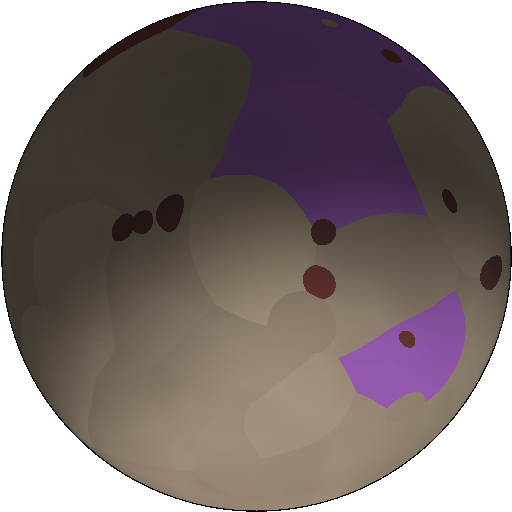
#> input picture data/planet_images/v4_08de921d7987d2dd922f691c8e07b099602782a480dc18daed42751c978fc90a.png, 512 x 512 px
$ python ship_sprite_cut.py ../data/planet_images/v4_08de921d7987d2dd922f691c8e07b099602782a480dc18daed42751c978fc90a.png
#> lines starting #> are read from the running program, lines starting #| are printed output that depends on the picture
### tools/process_ship.py
# -*- coding: utf-8 -*-
# Обработка кораблей Juggernaut XL: вырезание фона ПО ЦВЕТУ (фон ровный тёмный ~21,23,26),
# кадрирование, вписывание в 200x200, нормализация ориентации (нос вправо), сглаживание границ.
# Использование: python process_ship.py <in.png> <out.png> [--no-orient] [--smooth N] [--canvas N]
#                [--bg-dark N] [--keep-warm] [--keep-parts]
import sys
from PIL import Image, ImageOps
import numpy as np
from scipy import ndimage

CANVAS = 200
PAD = 6
BG_TOL = 40  # допуск расстояния до цвета фона

# --canvas N: финальный размер кандидата (200 — полный, 100 — эскиз 98c:
# быстрее и легче, ловит форму/стиль до полного прогона).
if '--canvas' in sys.argv:
    i = sys.argv.index('--canvas')
    CANVAS = int(sys.argv[i + 1])

NO_ORIENT = '--no-orient' in sys.argv
SMOOTH = 2
# --bg-dark N: вырезать фон ПО ЯРКОСТИ (всё, что темнее порога N) вместо цвета углов.
# Нужно для живописных аватаров, где фон — тёмный градиент, а не ровный цвет.
BG_DARK = None
if '--bg-dark' in sys.argv:
    i = sys.argv.index('--bg-dark')
    BG_DARK = int(sys.argv[i + 1])

# --keep-warm: НЕ вырезать «тёплые» пиксели (кожа/лицо), даже если близки к фону.
# Решает вырезание одежды цвета фона у портретов людей.
KEEP_WARM = '--keep-warm' in sys.argv

# --keep-parts: сохранять не только крупнейший компонент, но и отделённые тёмным
# швом детали (крыло/спутник/модуль): площадь >= 8 % крупнейшего и центр в
# пределах 0.6 высоты его bbox. По умолчанию выключено (студия зовёт без флага).
KEEP_PARTS = '--keep-parts' in sys.argv
KEEP_PARTS_MIN_SHARE = 0.08
KEEP_PARTS_MARGIN = 0.6


def is_warm_rgb(r, g, b):
    """Тёплый тон (кожа/лицо): R > B и R заметно доминирует. Массив-безопасно."""
    return (r - b > 18) & (r > 60)


def estimate_background(arr):
    """Робастная модель фона: квадратичная поверхность (плоскость/градиент/
    виньетка), подогнанная по периметру кадра (внешние 5 % ширины/высоты).
    Ровный тёмный фон даёт почти константу — результат совпадает со старой
    оценкой по углам; светлый неоднородный фон (градиент) описывается
    поверхностью, и вырез не «съедает» светлый корпус. Двухпроходный
    МНК-фит с отбрасыванием 15 % выбросов (детали корпуса, задевшие рамку)."""
    h, w, _ = arr.shape
    m = max(4, int(0.05 * min(h, w)))
    ring = np.zeros((h, w), bool)
    ring[:m, :] = ring[-m:, :] = True
    ring[:, :m] = ring[:, -m:] = True
    ys, xs = np.nonzero(ring)
    xn = (xs - w * 0.5) / (w * 0.5)
    yn = (ys - h * 0.5) / (h * 0.5)
    terms = np.column_stack([np.ones(ys.size), xn, yn, xn * xn, yn * yn, xn * yn])
    coef = np.zeros((3, 6))
    for ch in range(3):
        y = arr[:, :, ch][ring].astype(np.float64)
        c, *_ = np.linalg.lstsq(terms, y, rcond=None)
        res = np.abs(y - terms @ c)
        keep = res <= np.percentile(res, 85)
        if keep.sum() >= 12:
            c, *_ = np.linalg.lstsq(terms[keep], y[keep], rcond=None)
        coef[ch] = c
    xs_all = np.arange(w, dtype=np.float64)
    ys_all = np.arange(h, dtype=np.float64)
    xn2 = ((xs_all - w * 0.5) / (w * 0.5))[None, :]
    yn2 = ((ys_all - h * 0.5) / (h * 0.5))[:, None]
    plane = np.empty((h, w, 3), np.float32)
    for ch in range(3):
        a, b, cc, d, e, f = coef[ch]
        plane[:, :, ch] = (a + b * xn2 + cc * yn2 + d * xn2 * xn2 + e * yn2 * yn2 + f * xn2 * yn2).astype(np.float32)
    return plane


# [36 lines left out: functions remove_bg_by_color, remove_bg_by_dark, remove_bg_with_keep_warm, not called in this run]


def keep_largest_component(img, keep_parts=False):
    """Оставить только крупнейший связный компонент, остальное -> прозрачное.
    С keep_parts=True дополнительно оставляются детали, отделённые тёмным швом
    (крыло/спутник/модуль): площадь >= 8 % крупнейшего и центр в пределах
    0.6 высоты его bbox. Мелкий «мусор» и далёкие обрывки вырезаются как раньше."""
    arr = np.array(img.convert('RGBA'))
    alpha = arr[:, :, 3]
    mask = alpha > 40
    if mask.sum() == 0:
        return img
    labels, num = ndimage.label(mask)
    if num <= 1:
        return img
    counts = np.bincount(labels.ravel())
    counts[0] = 0
    biggest = int(np.argmax(counts))
    keep = labels == biggest
    if keep_parts:
        ys, xs = np.where(keep)
        x0, y0, x1, y1 = xs.min(), ys.min(), xs.max(), ys.max()
        margin = KEEP_PARTS_MARGIN * (y1 - y0)
        threshold = KEEP_PARTS_MIN_SHARE * counts[biggest]
        for lb in range(1, num + 1):
            if lb == biggest or counts[lb] < threshold:
                continue
            cy, cx = ndimage.center_of_mass(mask, labels, lb)
            if x0 - margin <= cx <= x1 + margin and y0 - margin <= cy <= y1 + margin:
                keep = keep | (labels == lb)
    arr[~keep] = (0, 0, 0, 0)
    return Image.fromarray(arr)


def smooth_edges(img, radius=2):
    """Сгладить границы силуэта: закрытие (дыры) + открытие (зубцы)."""
    arr = np.array(img.convert('RGBA'))
    alpha = arr[:, :, 3]
    mask = alpha > 40
    if mask.sum() == 0:
        return img
    closed = ndimage.binary_closing(mask, structure=np.ones((radius * 2 + 1, radius * 2 + 1)))
    opened = ndimage.binary_opening(closed, structure=np.ones((radius + 1, radius + 1)))
    arr[:, :, 3] = np.where(opened, 255, 0)
    return Image.fromarray(arr)


def crop_to_content(img):
    bbox = img.getbbox()
    if bbox:
        return img.crop(bbox)
    return img


# [19 lines left out: function normalize_orientation, not called in this run]


def fit_canvas(img, canvas=CANVAS):
    return ImageOps.pad(img, (canvas, canvas), color=(0, 0, 0, 0), centering=(0.5, 0.5))


# [20 lines left out: function main, not called in this run]


# [2 lines that do not run on import are left out]

### tools/ship_sprite_cut.py
# -*- coding: utf-8 -*-
# Вырез спрайта корабля расы + нормализация (нос вправо, 200x200).
# Промотирован из tools/spike_ship_sprite_cut.py (рецепт 2026-09-21, тот же
# функционал) — вызывается арт-студией (cmd/art-studio/postproc.ShipSpriteCut).
# Фон кандидатов Juggernaut XL — почти ровный чёрный (углы ~5-10). Вырез:
#   black — порог по яркости + связность с рамкой (фон = тёмное, касающееся края);
#   color — вырез по цвету фона (process_ship.remove_bg_by_color, BG_TOL=40);
#   dark  — всё темнее порога (process_ship.remove_bg_by_dark);
#   hyst  — гистерезис по плоскости фона (tol_close/tol_wide);
#   edge  — фон с барьером по кромкам (tol/edge/edge_blur) — рецепт студии
#           (фикс 2026-09-22 «фон режет корпус насквозь»);
#   rembg — U2Net (для сравнения; art_ships.md §3.3: режет корпус).
# Метрика сравнения (compare): сколько фона осталось / сколько корпуса съедено.
# Режимы: обычный (вырез+нормализация), --orient-only (подсказка носа,
# /ships/auto), --frame-check (автопроверка кадра: край/вытянутость, джоб
# кораблей).
import argparse
import json
import math
import os
import sys

import numpy as np
from PIL import Image, ImageOps
from scipy import ndimage

sys.path.insert(0, os.path.dirname(os.path.abspath(__file__)))
import process_ship as ps  # noqa: E402

CANVAS = 200
PAD = 6


# [53 lines left out: functions black_bg_mask, remove_bg_black, fill_holes, not called in this run]


def cut_rembg(img):
    from rembg import remove
    return remove(img.convert('RGBA'))


def mask_alpha(img):
    arr = np.array(img.convert('RGBA'))
    return arr[:, :, 3] > 40, arr


def _principal_angle(al):
    """Угол главной оси силуэта (радианы, координаты изображения, y вниз)."""
    ys, xs = np.where(al)
    x = xs.astype(np.float64)
    y = ys.astype(np.float64)
    xm, ym = x.mean(), y.mean()
    cxx = ((x - xm) ** 2).mean()
    cyy = ((y - ym) ** 2).mean()
    cxy = ((x - xm) * (y - ym)).mean()
    return 0.5 * math.atan2(2.0 * cxy, cxx - cyy)


def _glow_mask(al, arr):
    """Двигательный признак: яркое насыщенное свечение (сопла/дюзы) — корма.
    Светло-серый корпус отсекается низкой насыщенностью."""
    rgb = arr[:, :, :3].astype(np.float32)
    mx = rgb.max(axis=2)
    mn = rgb.min(axis=2)
    sat = (mx - mn) / np.maximum(mx, 1.0)
    lum = 0.299 * rgb[:, :, 0] + 0.587 * rgb[:, :, 1] + 0.114 * rgb[:, :, 2]
    return al & (lum > 140.0) & (sat > 0.25)


def _engine_mass(glow_band):
    """Масса «сопел» в полосе: только компактные заполненные пятна
    (круглые дюзы), а не вытянутое стекло кабины/блики корпуса."""
    labels, num = ndimage.label(glow_band)
    mass = 0
    for lb in range(1, num + 1):
        m = labels == lb
        a = int(m.sum())
        if a < 20:
            continue
        ys, xs = np.where(m)
        bw = xs.max() - xs.min() + 1
        bh = ys.max() - ys.min() + 1
        if bw < 1 or bh < 1:
            continue
        ar = bw / float(bh)
        if 0.5 <= ar <= 2.5 and a / float(bw * bh) >= 0.45:
            mass += a
    return mass


def profile_orientation(img):
    """Геометрия корабля (детерминированно):
      1) главная ось силуэта (PCA) — поворот к горизонтали (нос по длинной оси);
      2) профиль ширины вдоль оси — нос там, где сечение уже и резко сходится;
      3) двигательный признак (яркое свечение сопел = корма) при обнаружении
         перебивает taper.
    Возвращает dict с решением и диагностикой (angle, taper, sharp_*, glow_*)."""
    al, arr = mask_alpha(img)
    if not al.any():
        return {"rotate": False, "angle": 0.0, "mirror": False,
                "ambiguous": True, "reason": "empty"}
    angle = math.degrees(_principal_angle(al))
    # нормализуем к (-45, 45]: главная ось горизонтальна
    while angle > 45.0:
        angle -= 90.0
    while angle <= -45.0:
        angle += 90.0
    rot_img = img
    if abs(angle) > 1.0:
        rot_img = img.rotate(angle, expand=True, resample=Image.BICUBIC,
                             fillcolor=(0, 0, 0, 0))
    al, arr = mask_alpha(rot_img)
    ys, xs = np.where(al)
    if len(xs) == 0:
        return {"rotate": False, "angle": 0.0, "mirror": False,
                "ambiguous": True, "reason": "empty-after-rotate"}
    x0, x1 = xs.min(), xs.max()
    w = x1 - x0 + 1
    h = ys.max() - ys.min() + 1
    # самокоррекция знака поворота: главная ось обязана стать шире высоты
    # (90° — знак не важен: нос определяется уже после поворота и при
    # необходимости зеркалится, ориентир — отсутствие направления у PCA)
    if w < h:
        angle += 90.0
        rot_img = img.rotate(angle, expand=True, resample=Image.BICUBIC,
                             fillcolor=(0, 0, 0, 0))
        al, arr = mask_alpha(rot_img)
        ys, xs = np.where(al)
        x0, x1 = xs.min(), xs.max()
        w = x1 - x0 + 1
        h = ys.max() - ys.min() + 1
    n = max(1, w)
    prof = al.sum(axis=0).astype(np.float64)

    def band(a, b):
        return float(prof[x0 + a:x0 + b].mean()) if b > a else 0.0

    tip = max(1, int(round(n * 0.05)))
    left_tip = float(prof[x0:x0 + tip].mean())
    right_tip = float(prof[x1 - tip + 1:x1 + 1].mean())
    left_band = band(int(n * 0.12), int(n * 0.30))
    right_band = float(prof[x1 - int(n * 0.30) + 1:x1 - int(n * 0.12) + 1].mean())
    sharp_left = (left_band - left_tip) / max(1.0, left_band)
    sharp_right = (right_band - right_tip) / max(1.0, right_band)

    glow = _glow_mask(al, arr)
    fw = max(2, int(round(n * 0.22)))
    glow_left = _engine_mass(glow[:, x0:x0 + fw])
    glow_right = _engine_mass(glow[:, x1 - fw + 1:x1 + 1])
    glow_max = max(glow_left, glow_right)
    glow_min = min(glow_left, glow_right)
    engine = False
    if glow_max >= 20 and glow_max >= 1.8 * max(1, glow_min):
        engine = True
        nose_side = 'right' if glow_left > glow_right else 'left'
    else:
        nose_side = 'left' if sharp_left > sharp_right else 'right'
    taper = (left_band - right_band) / max(1.0, max(left_band, right_band))
    if engine:
        ambiguous = False
        reason = 'glow-engine'
    elif abs(sharp_left - sharp_right) < 0.10:
        ambiguous = True
        reason = 'sharp<0.10 (ambiguous)'
    else:
        ambiguous = False
        reason = 'sharpness'
    return {"rotate": bool(abs(angle) > 1.0), "angle": round(float(angle), 2),
            "w": int(w), "h": int(h),
            "left_thick": round(left_band, 1), "right_thick": round(right_band, 1),
            "taper": round(taper, 3),
            "sharp_left": round(sharp_left, 3), "sharp_right": round(sharp_right, 3),
            "glow_left": glow_left, "glow_right": glow_right, "engine": bool(engine),
            "nose_side": nose_side,
            "mirror": bool(nose_side == 'left'),
            "ambiguous": bool(ambiguous), "reason": reason}


def orient_nose_right(img, allow_mirror=True):
    """Повернуть главную ось горизонтально и носом вправо (нос = узкий
    сходящийся конец; сопла/свечение = корма). Возвращает (img, info)."""
    info = profile_orientation(img)
    angle = info.get("angle", 0.0)
    if abs(angle) > 1.0:
        img = img.rotate(angle, expand=True, resample=Image.BICUBIC,
                         fillcolor=(0, 0, 0, 0))
        info["rotated"] = True
    else:
        info["rotated"] = False
    if allow_mirror and info.get("mirror") and not info.get("ambiguous"):
        img = ImageOps.mirror(img)
        info["mirrored"] = True
    else:
        info["mirrored"] = False
    return img, info


# [55 lines left out: functions ship_touch_sides, ship_frame_check, not called in this run]


def normalize(img, canvas=CANVAS, fill=1.0, no_orient=False, smooth=2, pad=PAD):
    """Кадрирование по содержимому, ориентация, сглаживание, вписывание в canvas.
    fill<1 — оставить поля (корабль занимает fill от длинной стороны)."""
    img = ps.keep_largest_component(img, keep_parts=True)
    img = ps.crop_to_content(img)
    bbox = img.getbbox()
    if bbox:
        l, t, r, b = bbox
        img = img.crop((max(0, l - pad), max(0, t - pad),
                        min(img.width, r + pad), min(img.height, b + pad)))
    info = {}
    if not no_orient:
        img, info = orient_nose_right(img)
        img = ps.crop_to_content(img)
    else:
        # --no-orient: пиксели не доворачиваются (доворот — метаданные пары
        # (A, F), применяются при показе), но подсказка авто-носа остаётся в
        # отчёте — начальное значение пары для приёмки студии (спека
        # 2026-09-21-угол-корабля-в-метаданных §5).
        info = profile_orientation(img)
    img = ps.smooth_edges(img, smooth)
    side = max(img.size)
    target = int(round(canvas * (fill if fill < 1.0 else 1.0)))
    if side > 0 and target < side:
        img = img.resize((max(1, round(img.width * target / side)),
                          max(1, round(img.height * target / side))), Image.LANCZOS)
    out = ImageOps.pad(img, (canvas, canvas), color=(0, 0, 0, 0), centering=(0.5, 0.5))
    return out, info


def remove_bg_flat(img, tol=16, require_border=True, min_share=0.02):
    """Вырез РОВНОГО фона по модели фона (квадратичная поверхность по периметру):
    фон = пиксели в пределах tol (сумма |Δ| по каналам) от плоскости фона.
    require_border — фон обязан быть связным с рамкой кадра (не трогаем тёмный
    корпус внутри силуэта). Juggernaut даёт идеально ровный фон (~19)."""
    rgb = np.array(img.convert('RGB')).astype(np.float32)
    plane = ps.estimate_background(rgb.astype(np.int16))
    diff = np.abs(rgb - plane).sum(axis=2)
    bg = diff <= tol
    if require_border:
        labels, num = ndimage.label(bg)
        if num:
            border = np.unique(np.concatenate([labels[0, :], labels[-1, :],
                                               labels[:, 0], labels[:, -1]]))
            border = border[border != 0]
            bg = np.isin(labels, border) if border.size else np.zeros_like(bg)
        else:
            bg = np.zeros_like(bg)
    if bg.mean() < min_share:
        bg = np.zeros_like(bg)
    out = np.array(img.convert('RGBA'))
    out[bg] = (0, 0, 0, 0)
    return Image.fromarray(out)


# [90 lines left out: functions remove_bg_hyst, remove_bg_edge, remove_bg_chroma, not called in this run]


def compare(raw_path, cut_rgba, bg_tol=8, hull_delta=60):
    """Числа выреза: доля оставшегося фона и съеденного корпуса.
    Определённый фон — в пределах bg_tol от плоскости фона и связный с рамкой;
    определённый корпус — отклонение от плоскости фона больше hull_delta.
    Сравнение в исходном разрешении сырья."""
    rgb = np.array(Image.open(raw_path).convert('RGB')).astype(np.float32)
    arr = np.array(cut_rgba.convert('RGBA'))
    if arr.shape[:2] != rgb.shape[:2]:
        return {"error": "size mismatch"}
    plane = ps.estimate_background(rgb.astype(np.int16))
    diff = np.abs(rgb - plane).sum(axis=2)
    solid = arr[:, :, 3] > 40
    def_bg = remove_bg_flat(Image.open(raw_path), tol=bg_tol, min_share=0.0)
    def_bg = np.array(def_bg)[:, :, 3] == 0
    hull = diff > hull_delta
    bg_left = float((def_bg & solid).sum()) / max(1, int(def_bg.sum()))
    hull_eaten = float((hull & ~solid).sum()) / max(1, int(hull.sum()))
    return {"bg_left": round(bg_left, 4), "hull_eaten": round(hull_eaten, 4),
            "def_bg_share": round(float(def_bg.mean()), 4),
            "hull_share": round(float(hull.mean()), 4),
            "solid_share": round(float(solid.mean()), 4)}


def main():
    ap = argparse.ArgumentParser(description="Спайк 8: вырез+нормализация спрайта")
    ap.add_argument("src")
    ap.add_argument("out", nargs="?", help="выходной PNG (не нужен с --orient-only)")
    ap.add_argument("--method", default="flat",
                    choices=["flat", "hyst", "edge", "chroma", "black", "color", "dark", "rembg"])
    ap.add_argument("--tol", type=int, default=16, help="tol выреза ровного фона (flat) / edge")
    ap.add_argument("--tol-close", type=int, default=14)
    ap.add_argument("--tol-wide", type=int, default=34)
    ap.add_argument("--edge", type=int, default=20,
                    help="порог кромки-барьера выреза edge (Собель по размытой яркости)")
    ap.add_argument("--edge-blur", type=float, default=3.0,
                    help="сигма размытия яркости перед барьером выреза edge")
    ap.add_argument("--chroma-tol", type=int, default=60,
                    help="порог «магента-ности» (min(R,B)-G) фона выреза chroma")
    ap.add_argument("--chroma-soft", type=int, default=25,
                    help="ширина мягкой кромки выреза chroma (полоса tol-soft..tol)")
    ap.add_argument("--bg-max", type=int, default=12)
    ap.add_argument("--dark", type=int, default=15)
    ap.add_argument("--fill", type=float, default=1.0)
    ap.add_argument("--fill-holes", action="store_true")
    ap.add_argument("--no-orient", action="store_true")
    ap.add_argument("--canvas", type=int, default=CANVAS,
                    help="сторона квадратного холста спрайта (200 — полный, 100 — эскиз)")
    ap.add_argument("--report", default="")
    ap.add_argument("--orient-only", action="store_true",
                    help="только определить ориентацию (profile_orientation) в "
                         "--report, спрайт не создавать (подсказка приёмки студии)")
    ap.add_argument("--frame-check", action="store_true",
                    help="автопроверка кадра (край/вытянутость) в --report, спрайт "
                         "не создавать (джоб кораблей студии)")
    ap.add_argument("--margin", type=int, default=8,
                    help="запас от края кадра для --frame-check (px)")
    ap.add_argument("--min-elong", type=float, default=0.0,
                    help="минимальная вытянутость силуэта (λ1/λ2) для --frame-check")
    ap.add_argument("--frame-tol", type=int, default=34,
                    help="допуск отклонения от плоскости фона для --frame-check")
    args = ap.parse_args()

    img = Image.open(args.src)
#> img is the input picture: PIL image 512x512 RGBA; mean R, G, B, A 73.3, 61.8, 61.2, 199
    # frame-check: автопроверка сырого кадра до выреза (джоб кораблей).
    if args.frame_check:
        fc = ship_frame_check(img, tol=args.frame_tol, margin=args.margin,
                              min_elong=args.min_elong)
        if args.report:
            with open(args.report, "w", encoding="utf-8") as f:
                json.dump(fc, f, ensure_ascii=False, indent=1)
        print(json.dumps(fc, ensure_ascii=False))
        return
    # orient-only: подсказка авто-носа для студии (art-studio /ships/auto);
    # единственный источник детекции — эта же функция, что у конвейера.
    if args.orient_only:
        report = {"orient": profile_orientation(img)}
        if args.report:
            with open(args.report, "w", encoding="utf-8") as f:
                json.dump(report, f, ensure_ascii=False, indent=1)
        print(json.dumps(report, ensure_ascii=False))
        return
    if args.method == "flat":
        cut = remove_bg_flat(img, args.tol)
#> in remove_bg_flat, `rgb = np.array(img.convert('RGB')).astype(np.float32)`:
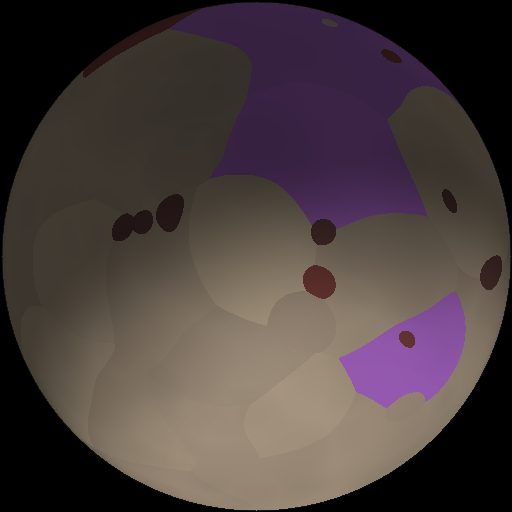
#> rgb: shape (512, 512, 3) float32; mean R, G, B 73.3, 61.8, 61.2
#> the loop in estimate_background, `for ch in range(3):` made 3 passes
#> after the loop in estimate_background, `for ch in range(3):`: coef = [[79.27, 0.0305, -1.3, -50.77, -56.5, -0.763], [61.59, -0.188, -0.614, -36.42, -47.02, -0.784], [72.83, 0.0288, -2.07, -51.4, -46.85, -0.728]]
#> the loop in estimate_background, `for ch in range(3):` made 3 passes
#> after the loop in estimate_background, `for ch in range(3):`:
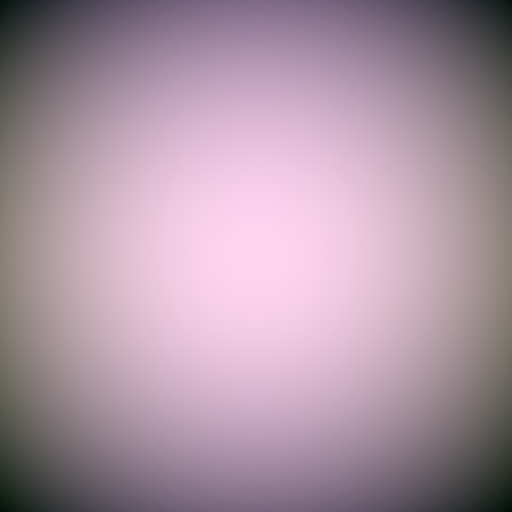
#> plane: shape (512, 512, 3) float32; mean of channels 0, 1, 2 43.5, 33.8, 40.1; drawn with min black and max white
#> in remove_bg_flat, `diff = np.abs(rgb - plane).sum(axis=2)`:
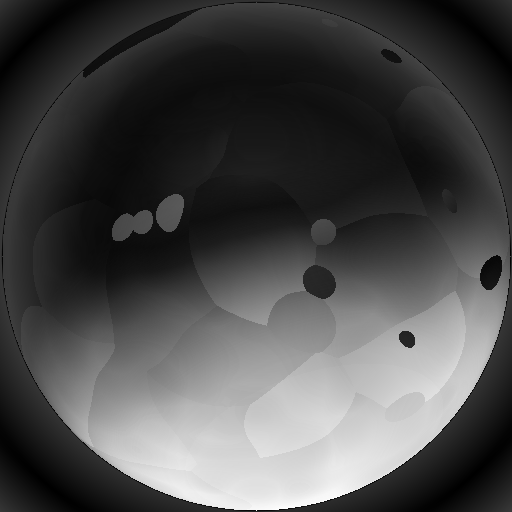
#> diff: shape (512, 512) float32; min 0.24, max 348.7, mean 102.9; drawn with min black and max white
#> (the rest of the program and of its run is left out)
